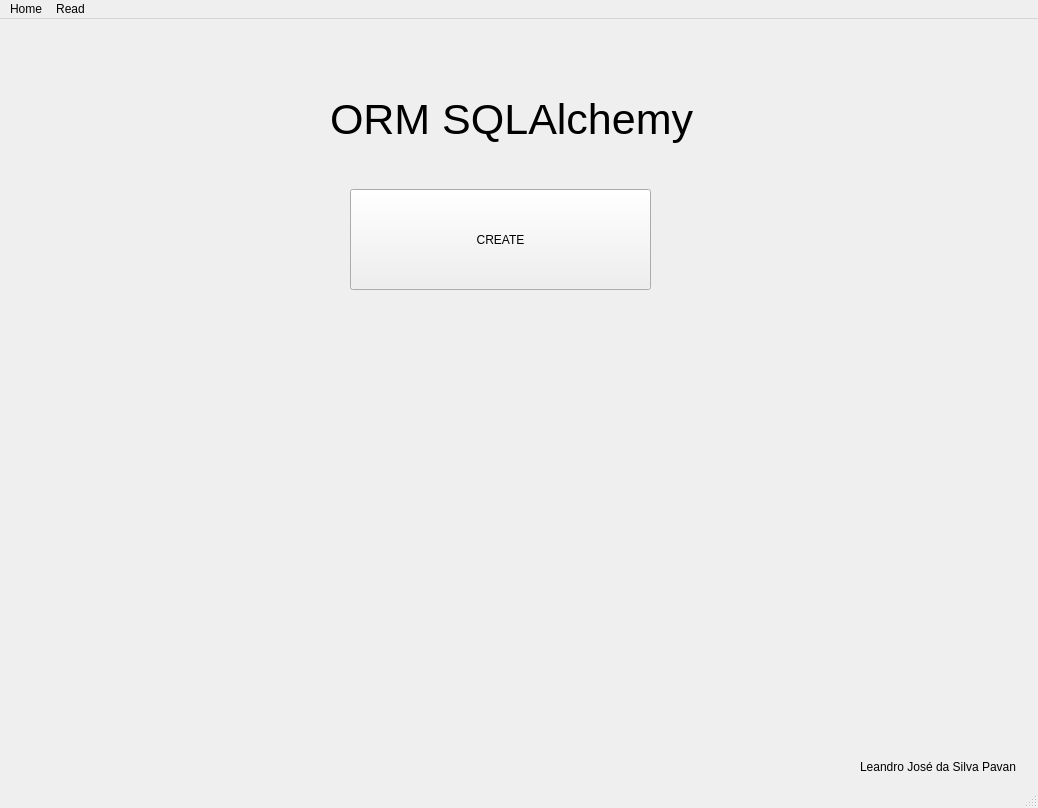
<?xml version="1.0" encoding="UTF-8"?>
<ui version="4.0">
 <class>MainWindow</class>
 <widget class="QMainWindow" name="MainWindow">
  <property name="geometry">
   <rect>
    <x>0</x>
    <y>0</y>
    <width>1038</width>
    <height>808</height>
   </rect>
  </property>
  <property name="windowTitle">
   <string>MainWindow</string>
  </property>
  <widget class="QWidget" name="centralwidget">
   <widget class="QPushButton" name="CREATE">
    <property name="geometry">
     <rect>
      <x>350</x>
      <y>170</y>
      <width>301</width>
      <height>101</height>
     </rect>
    </property>
    <property name="text">
     <string>CREATE</string>
    </property>
   </widget>
   <widget class="QLabel" name="label">
    <property name="geometry">
     <rect>
      <x>330</x>
      <y>60</y>
      <width>431</width>
      <height>81</height>
     </rect>
    </property>
    <property name="font">
     <font>
      <pointsize>32</pointsize>
     </font>
    </property>
    <property name="text">
     <string>ORM SQLAlchemy</string>
    </property>
   </widget>
   <widget class="QLabel" name="label_2">
    <property name="geometry">
     <rect>
      <x>860</x>
      <y>740</y>
      <width>161</width>
      <height>16</height>
     </rect>
    </property>
    <property name="text">
     <string>Leandro José da Silva Pavan</string>
    </property>
   </widget>
  </widget>
  <widget class="QMenuBar" name="menubar">
   <property name="geometry">
    <rect>
     <x>0</x>
     <y>0</y>
     <width>1038</width>
     <height>21</height>
    </rect>
   </property>
   <widget class="QMenu" name="menuHome">
    <property name="title">
     <string>Home</string>
    </property>
   </widget>
   <widget class="QMenu" name="menuRead">
    <property name="title">
     <string>Read</string>
    </property>
   </widget>
   <addaction name="menuHome"/>
   <addaction name="menuRead"/>
  </widget>
  <widget class="QStatusBar" name="statusbar"/>
 </widget>
 <resources/>
 <connections/>
</ui>
